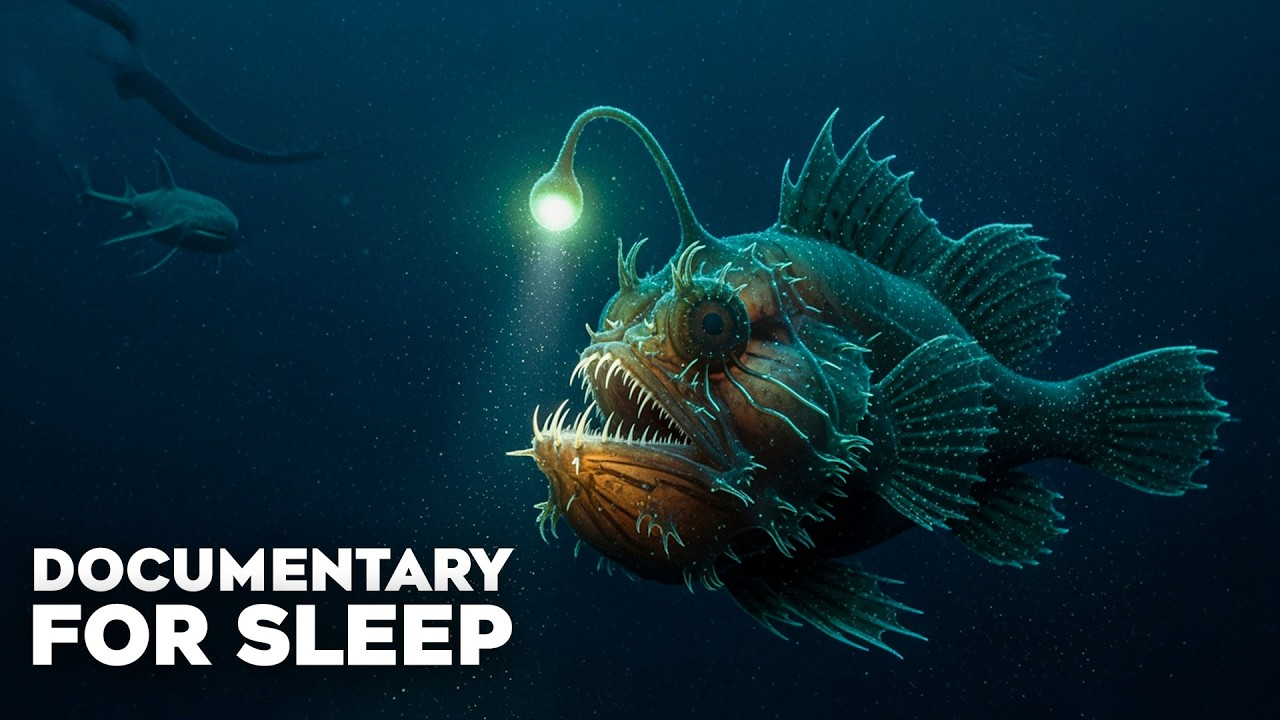
#> input picture channel/niche/refs/1B_4zpIP0Io.jpg, 1280 x 720 px
$ python -i sim.py   (imports and definitions only)
#> lines starting #> are read from the running program, lines starting #| are printed output that depends on the picture
import json,numpy as np
from PIL import Image
B='/tmp/claude-0/-home-user-juicytea-media/4a181100-5b6b-5601-bf64-5ea13c092764/scratchpad/research/niche'
# [1 line not run here, left out]
def load(p):
    im=Image.open(p).convert('RGB'); a=np.asarray(im).astype(int); rows=np.where(a.max(axis=(1,2))>20)[0]
    if len(rows) and (rows[0]>5 or rows[-1]<a.shape[0]-6): im=im.crop((0,rows[0],im.width,rows[-1]+1))
    return im
def feat(im):
    s=np.asarray(im.resize((16,9),Image.BOX).convert('LAB')).astype(float).ravel()/255
    hsv=np.asarray(im.resize((160,90)).convert('HSV')).astype(float)/255
    H,S,V=hsv[...,0]*360,hsv[...,1],hsv[...,2]
    m=S>0.25
    hh,_=np.histogram(H[m],bins=12,range=(0,360)); hh=hh/ (m.size)
    return np.concatenate([s, hh*3])
def stats(im):
    hsv=np.asarray(im.resize((320,180)).convert('HSV')).astype(float)/255
    H,S,V=hsv[...,0]*360,hsv[...,1],hsv[...,2]
    tan=((H>=15)&(H<=50)&(S>0.12)&(S<0.55)&(V>0.45)).mean()
    red=(((H<15)|(H>340))&(S>0.55)&(V>0.45)).mean()
    cyan=((H>165)&(H<200)&(S>0.35)&(V>0.5)).mean()
    blue=((H>=200)&(H<250)&(S>0.35)).mean()
    white=((S<0.12)&(V>0.85)).mean()
    black=(V<0.12).mean()
    yellow=((H>=45)&(H<65)&(S>0.55)&(V>0.6)).mean()
    green=((H>=70)&(H<160)&(S>0.25)&(V>0.25)).mean()
    return dict(bright=V.mean(),sat=S.mean(),tan=tan,red=red,cyan=cyan,blue=blue,white=white,black=black,yellow=yellow,green=green)
F={};ST={}
# [3 lines not run here, left out]
own={'ep01_B':'/home/user/juicytea-media/longform/ep01-continental-drip/release/thumb_B_pointing_at_what.jpg','ep01_A':'/home/user/juicytea-media/longform/ep01-continental-drip/release/thumb_A_cant_unsee_it.jpg'}
# [1 line not run here, left out]
def d(a,b): return float(np.linalg.norm(F[a]-F[b]))
# [4 lines not run here, left out]
# [1 line that did not run here, left out]
# [1 line that did not run here, left out]
# [1 line not run here, left out]
# first-mover clones only (template thumbs)
cl=['ZWZWjXTnyEQ','grkuCssX_hI','cGdf7hBUd2A','GPxTR2vw_og','BUXMgKYyNLE','Jf8FZHuk4EU','PU28UaJ0Vg4','Exwm1PEM8GQ','rnJ_Xyo1Jz0','PN8J8YO99b4','hil1ohlY15U','LLba4kwJnjE','dUjgdkWErek','bSQn6TZ1bsQ','Gb3SMJb9h9Q','g3kKI35lMEM','fnOA_AQh4jI','X_cR9oz1Ew8']
# [1 line that did not run here, left out]
# [10 lines not run here, left out]

>>> import cv2
>>> picture = cv2.imread('../refs/1B_4zpIP0Io.jpg', cv2.IMREAD_GRAYSCALE)
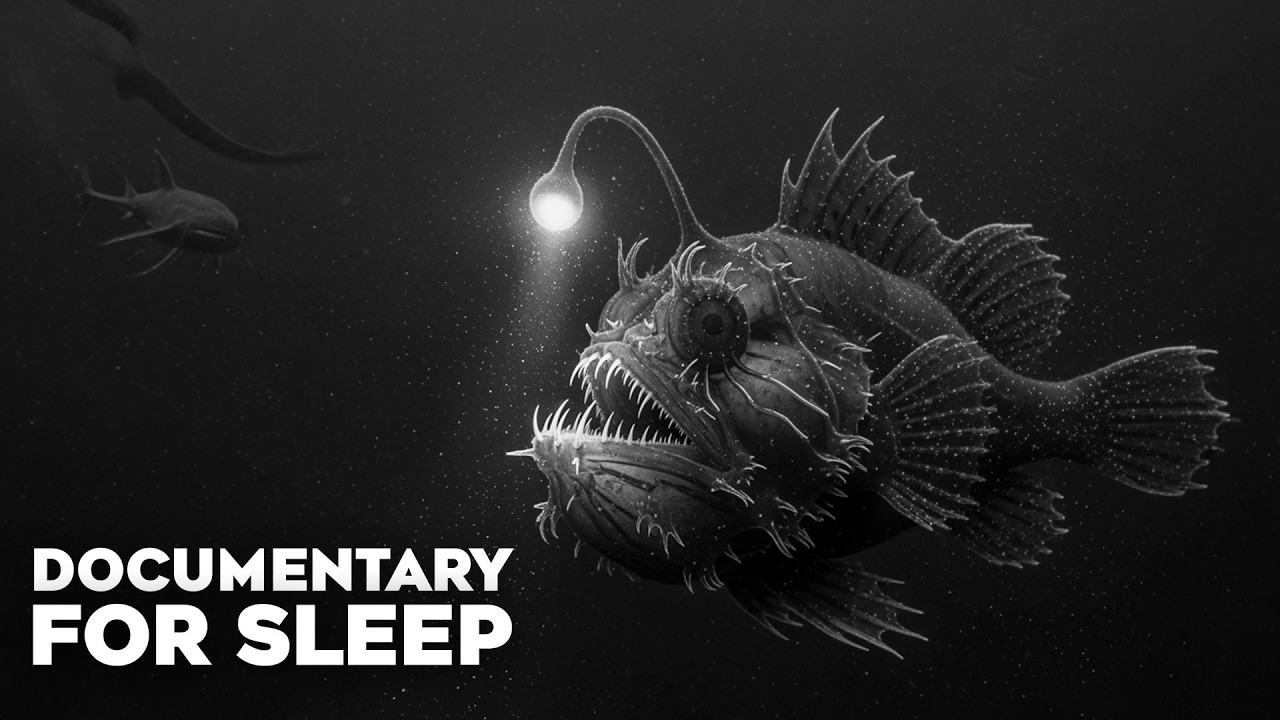
#> picture: shape (720, 1280); min 0, max 255, mean 38.5
#> (the run stopped early here; a loop or call above may not have finished)

$ run again, on channel/niche/refs/4gLvpY6Wlxk.jpg
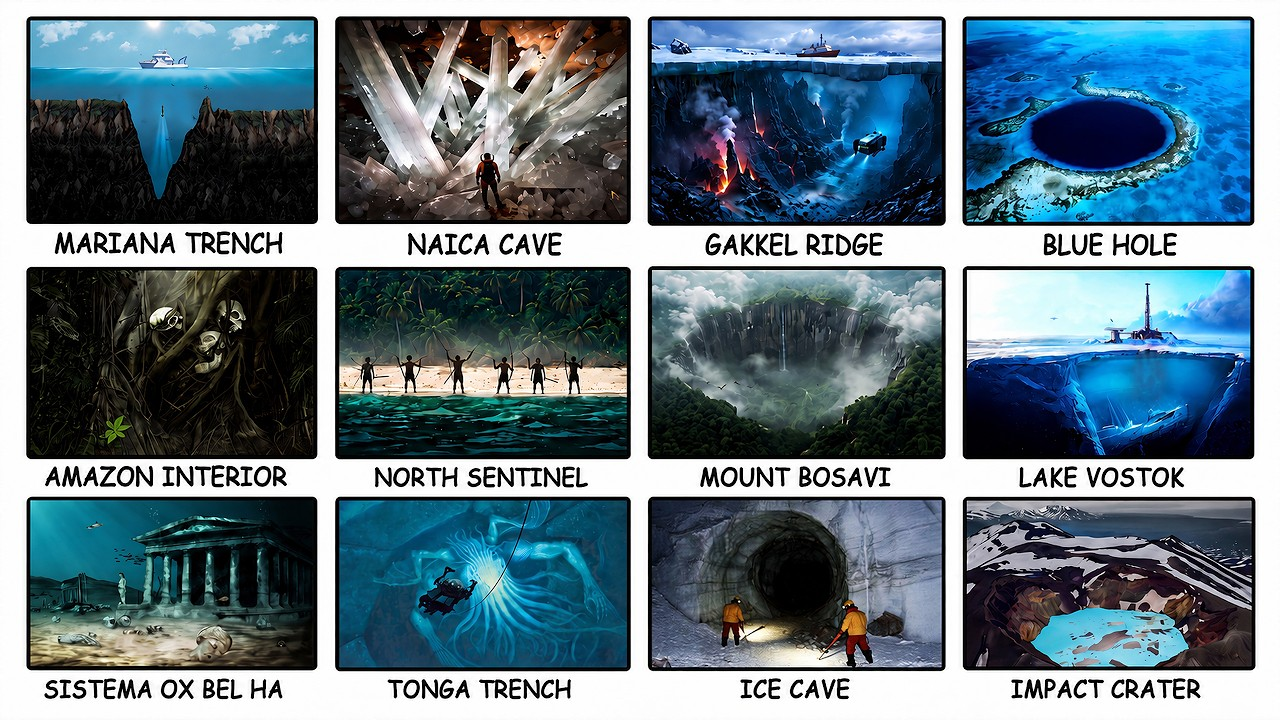
#> input picture channel/niche/refs/4gLvpY6Wlxk.jpg, 1280 x 720 px
#> `picture = cv2.imread('../refs/1B_4zpIP0Io.jpg', cv2.IMREAD_GRAYSCALE)`:
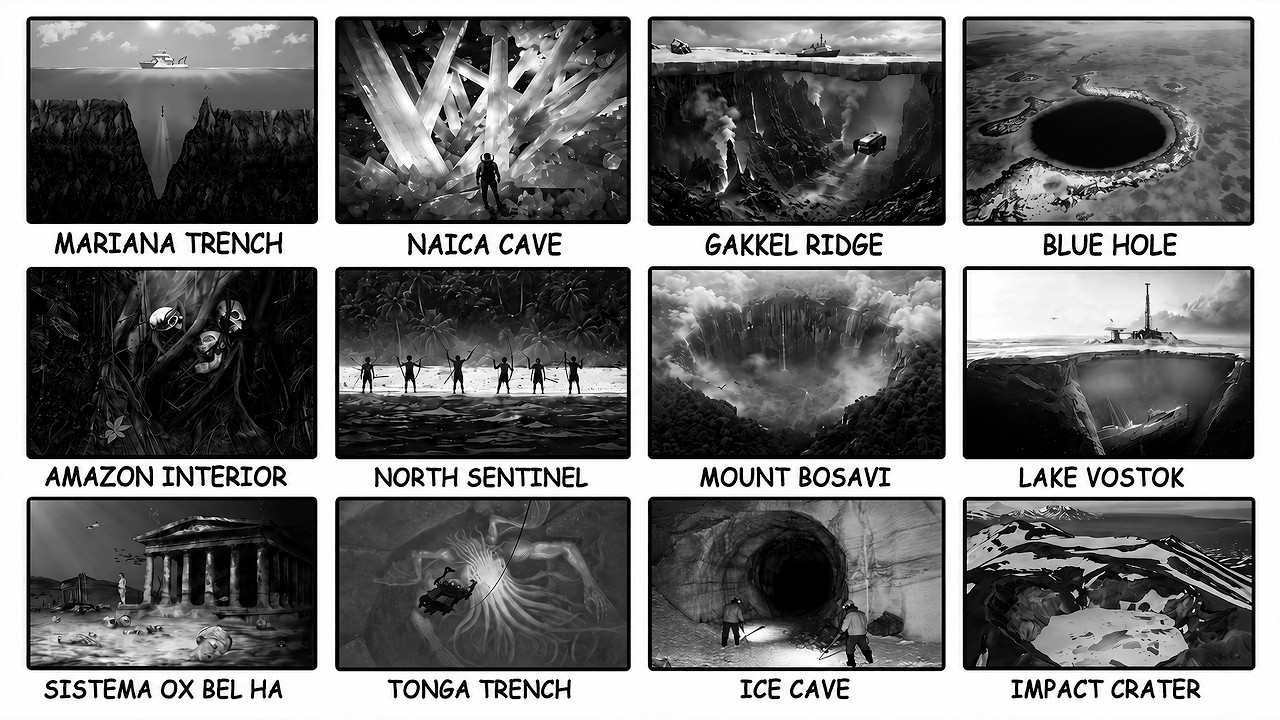
#> picture: shape (720, 1280); min 0, max 255, mean 115.9

$ run again, on channel/niche/refs/6dNWRWwEg58.jpg
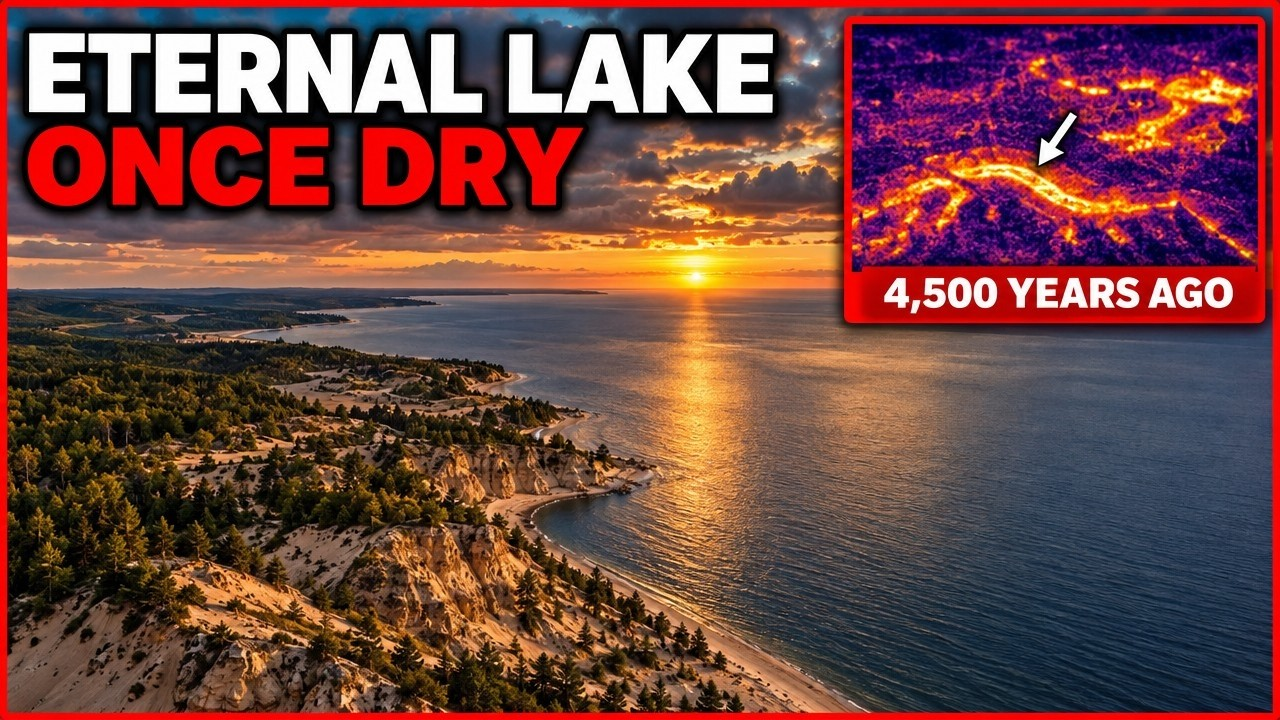
#> input picture channel/niche/refs/6dNWRWwEg58.jpg, 1280 x 720 px
#> `picture = cv2.imread('../refs/1B_4zpIP0Io.jpg', cv2.IMREAD_GRAYSCALE)`:
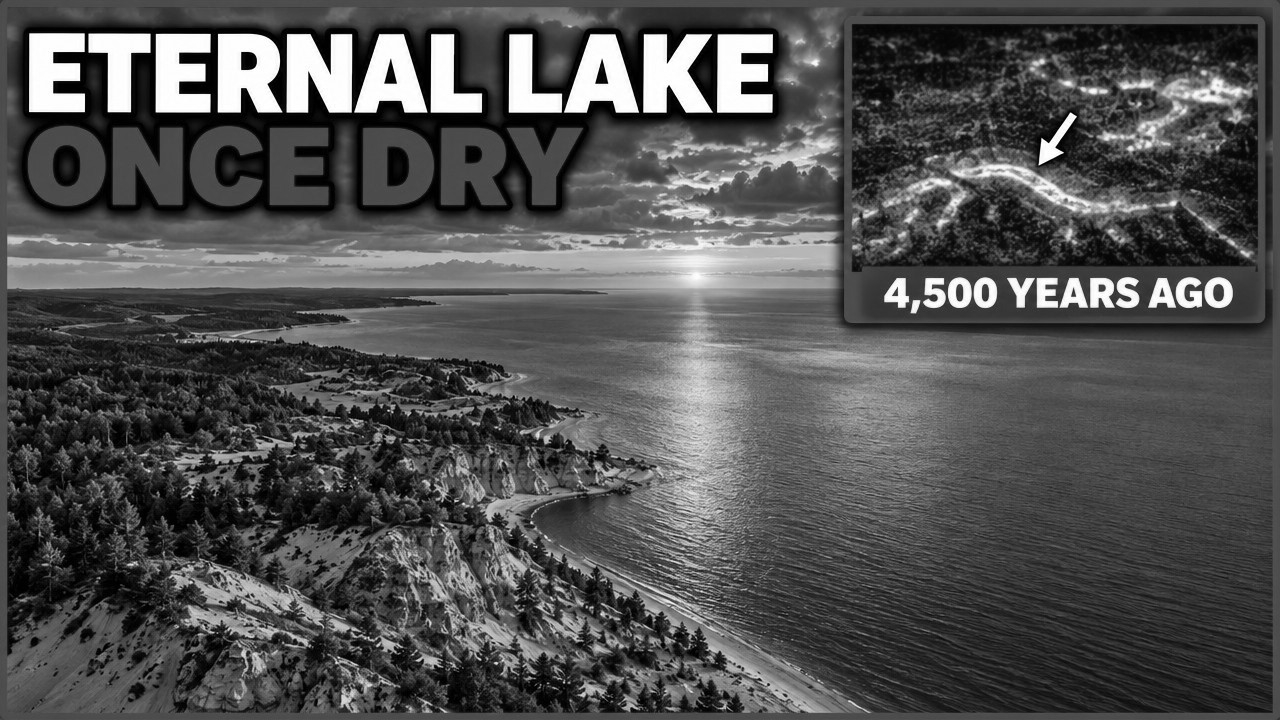
#> picture: shape (720, 1280); min 0, max 255, mean 80.9
